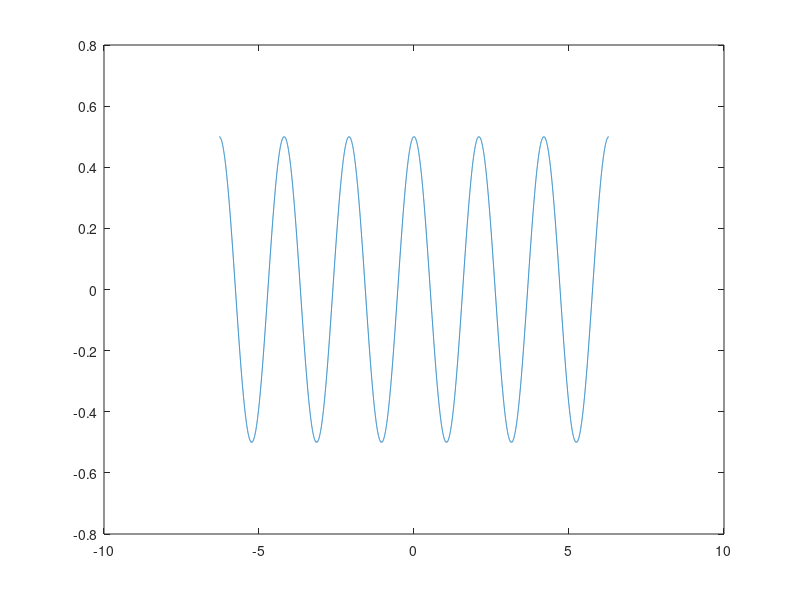
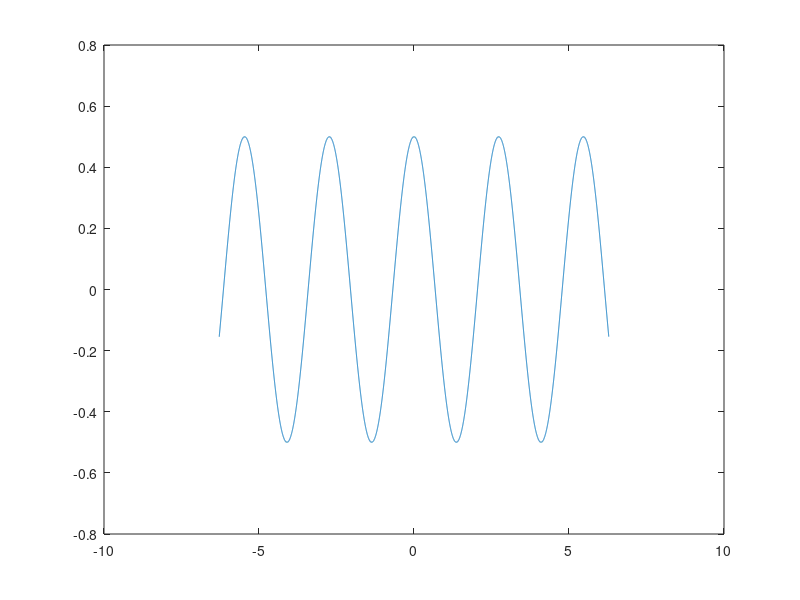

The MATLAB source for these figures, in order: (Note: this script raises an error after producing the figures.)
t = -2*pi:0.001:2*pi;

Omega_1 = 3; Theta_1 = log(0.5); Phi_1 = pi/4;
Omega_2 = 2.3; Theta_2 = log(0.5); Phi_2 = pi/4;


E1 = exp((1i*Omega_1.*t)+Theta_1);
W1 = exp(1i*Phi_1);

E2 = exp((1i*Omega_2.*t)+Theta_2);
W2 = exp(1i*Phi_2);

s1 = E1*W1;
s2 = E2*W2;
S = s1 + s2;

E = E1+E2;
figure;
plot(t,E1);
figure;
plot(t,E2);
figure;
polarplot(E);

figure;
fftE = fft(S);
fftE = abs(fftE);
plot(t(1:20),fftE(1:20));